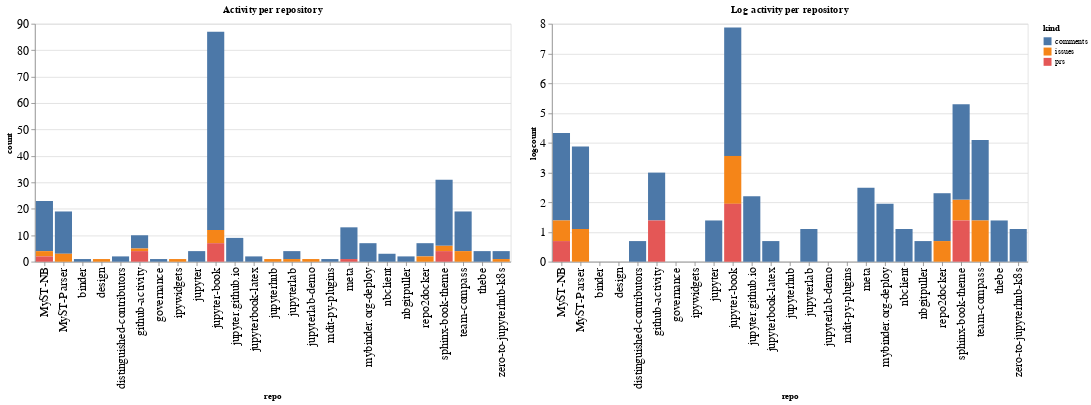

Source (notebook cell):
### Code cell
ch1 = alt.Chart(repo_summaries, width=600, title="Activity per repository").mark_bar().encode(
    x='repo',
    y='count',
    color='kind',
    tooltip="kind"
)

ch2 = alt.Chart(repo_summaries, width=600, title="Log activity per repository").mark_bar().encode(
    x='repo',
    y='logcount',
    color='kind',
    tooltip="kind"
)

ch1 | ch2

### Figure 1 — Vega-Lite specification as saved in the notebook (floating-point values rounded to 4 significant figures)
{"config": {"axisLeft": {"labelFontSize": 15}, "axisBottom": {"labelFontSize": 15}}, "hconcat": [{"mark": "bar", "encoding": {"color": {"type": "nominal", "field": "kind"}, "tooltip": {"type": "nominal", "field": "kind"}, "x": {"type": "nominal", "field": "repo"}, "y": {"type": "quantitative", "field": "count"}}, "title": "Activity per repository", "width": 600}, {"mark": "bar", "encoding": {"color": {"type": "nominal", "field": "kind"}, "tooltip": {"type": "nominal", "field": "kind"}, "x": {"type": "nominal", "field": "repo"}, "y": {"type": "quantitative", "field": "logcount"}}, "title": "Log activity per repository", "width": 600}], "data": {"name": "data-320184eaffded0ddf05409cc98333eb5"}, "$schema": "https://vega.github.io/schema/vega-lite/v4.8.1.json", "datasets": {"data-320184eaffded0ddf05409cc98333eb5": [{"repo": "MyST-NB", "kind": "comments", "count": 19, "logcount": 2.944}, {"repo": "MyST-NB", "kind": "issues", "count": 2, "logcount": 0.6931}, {"repo": "MyST-NB", "kind": "prs", "count": 2, "logcount": 0.6931}, {"repo": "MyST-Parser", "kind": "comments", "count": 16, "logcount": 2.773}, {"repo": "MyST-Parser", "kind": "issues", "count": 3, "logcount": 1.099}, {"repo": "binder", "kind": "comments", "count": 1, "logcount": 0.0}, {"repo": "design", "kind": "issues", "count": 1, "logcount": 0.0}, {"repo": "distinguished-contributors", "kind": "comments", "count": 2, "logcount": 0.6931}, {"repo": "github-activity", "kind": "comments", "count": 5, "logcount": 1.609}, {"repo": "github-activity", "kind": "issues", "count": 1, "logcount": 0.0}, {"repo": "github-activity", "kind": "prs", "count": 4, "logcount": 1.386}, {"repo": "governance", "kind": "comments", "count": 1, "logcount": 0.0}, {"repo": "ipywidgets", "kind": "issues", "count": 1, "logcount": 0.0}, {"repo": "jupyter", "kind": "comments", "count": 4, "logcount": 1.386}, {"repo": "jupyter-book", "kind": "comments", "count": 75, "logcount": 4.317}, {"repo": "jupyter-book", "kind": "issues", "count": 5, "logcount": 1.609}, {"repo": "jupyter-book", "kind": "prs", "count": 7, "logcount": 1.946}, {"repo": "jupyter.github.io", "kind": "comments", "count": 9, "logcount": 2.197}, {"repo": "jupyterbook-latex", "kind": "comments", "count": 2, "logcount": 0.6931}, {"repo": "jupyterhub", "kind": "issues", "count": 1, "logcount": 0.0}, {"repo": "jupyterlab", "kind": "comments", "count": 3, "logcount": 1.099}, {"repo": "jupyterlab", "kind": "issues", "count": 1, "logcount": 0.0}, {"repo": "jupyterlab-demo", "kind": "issues", "count": 1, "logcount": 0.0}, {"repo": "mdit-py-plugins", "kind": "comments", "count": 1, "logcount": 0.0}, {"repo": "meta", "kind": "comments", "count": 12, "logcount": 2.485}, {"repo": "meta", "kind": "prs", "count": 1, "logcount": 0.0}, {"repo": "mybinder.org-deploy", "kind": "comments", "count": 7, "logcount": 1.946}, {"repo": "nbclient", "kind": "comments", "count": 3, "logcount": 1.099}, {"repo": "nbgitpuller", "kind": "comments", "count": 2, "logcount": 0.6931}, {"repo": "repo2docker", "kind": "comments", "count": 5, "logcount": 1.609}, {"repo": "repo2docker", "kind": "issues", "count": 2, "logcount": 0.6931}, {"repo": "sphinx-book-theme", "kind": "comments", "count": 25, "logcount": 3.219}, {"repo": "sphinx-book-theme", "kind": "issues", "count": 2, "logcount": 0.6931}, {"repo": "sphinx-book-theme", "kind": "prs", "count": 4, "logcount": 1.386}, {"repo": "team-compass", "kind": "comments", "count": 15, "logcount": 2.708}, {"repo": "team-compass", "kind": "issues", "count": 4, "logcount": 1.386}, {"repo": "thebe", "kind": "comments", "count": 4, "logcount": 1.386}, {"repo": "zero-to-jupyterhub-k8s", "kind": "comments", "count": 3, "logcount": 1.099}, {"repo": "zero-to-jupyterhub-k8s", "kind": "issues", "count": 1, "logcount": 0.0}]}}
